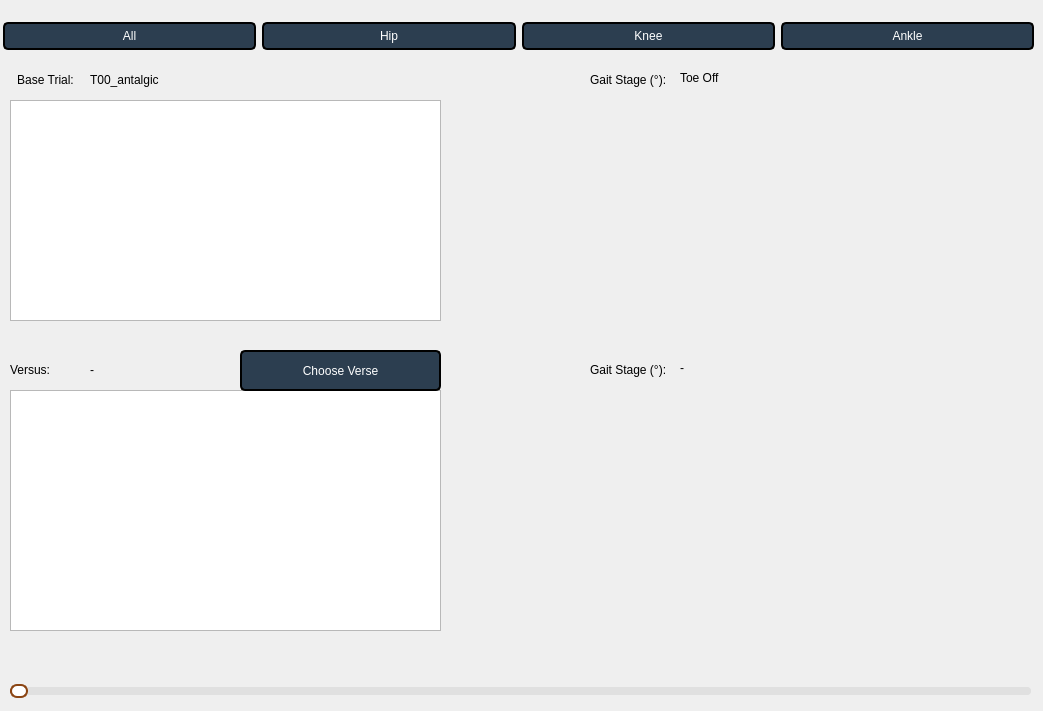
    <widget class="QWidget" name="analyticsPage">
     <widget class="QTableWidget" name="baseTrialTable">
      <property name="geometry">
       <rect>
        <x>10</x>
        <y>100</y>
        <width>431</width>
        <height>221</height>
       </rect>
      </property>
     </widget>
     <widget class="QTableWidget" name="versusTrialTable">
      <property name="geometry">
       <rect>
        <x>10</x>
        <y>390</y>
        <width>431</width>
        <height>241</height>
       </rect>
      </property>
     </widget>
     <widget class="QWidget" name="baseTrialChart" native="true">
      <property name="geometry">
       <rect>
        <x>450</x>
        <y>100</y>
        <width>581</width>
        <height>221</height>
       </rect>
      </property>
     </widget>
     <widget class="QWidget" name="versusTrialChart" native="true">
      <property name="geometry">
       <rect>
        <x>450</x>
        <y>390</y>
        <width>581</width>
        <height>241</height>
       </rect>
      </property>
     </widget>
     <widget class="QSlider" name="comparativeSlider">
      <property name="geometry">
       <rect>
        <x>10</x>
        <y>680</y>
        <width>1021</width>
        <height>22</height>
       </rect>
      </property>
      <property name="styleSheet">
       <string notr="true">QSlider::groove:horizontal {
    border: none;
    height: 8px;
    background: #E0E0E0;  /* Light gray background */
    border-radius: 4px;   /* Rounded groove */
}

QSlider::sub-page:horizontal {
    background: #8B4513;  /* Brown progress bar */
    border-radius: 4px;
}

QSlider::add-page:horizontal {
    background: #E0E0E0;  /* Gray remaining bar */
    border-radius: 4px;
}

QSlider::handle:horizontal {
    background: white;
    border: 2px solid #8B4513;  /* Brown border */
    width: 14px;
    height: 14px;
    border-radius: 7px;   /* Circular handle */
    margin: -3px 0;       /* Center handle */
}

QSlider::handle:horizontal:hover {
    background: #8B4513;  /* Brown on hover */
    border: 2px solid #5C3317;
}

QSlider::handle:horizontal:pressed {
    background: #5C3317;
    border: 2px solid #3D2309;
}
</string>
      </property>
      <property name="orientation">
       <enum>Qt::Horizontal</enum>
      </property>
     </widget>
     <widget class="QLabel" name="baseGSLabel">
      <property name="geometry">
       <rect>
        <x>590</x>
        <y>60</y>
        <width>90</width>
        <height>39</height>
       </rect>
      </property>
      <property name="styleSheet">
       <string notr="true">font: 8pt &quot;Microsoft JhengHei UI&quot;;</string>
      </property>
      <property name="text">
       <string>Gait Stage (°): </string>
      </property>
     </widget>
     <widget class="QLabel" name="versusGSLabel">
      <property name="geometry">
       <rect>
        <x>590</x>
        <y>350</y>
        <width>90</width>
        <height>39</height>
       </rect>
      </property>
      <property name="styleSheet">
       <string notr="true">font: 8pt &quot;Microsoft JhengHei UI&quot;;</string>
      </property>
      <property name="text">
       <string>Gait Stage (°): </string>
      </property>
     </widget>
     <widget class="QLabel" name="baseTrialValue">
      <property name="geometry">
       <rect>
        <x>90</x>
        <y>60</y>
        <width>151</width>
        <height>39</height>
       </rect>
      </property>
      <property name="styleSheet">
       <string notr="true">font: 8pt &quot;Microsoft JhengHei UI&quot;;</string>
      </property>
      <property name="text">
       <string>T00_antalgic</string>
      </property>
     </widget>
     <widget class="QLabel" name="versusTrialValue">
      <property name="geometry">
       <rect>
        <x>90</x>
        <y>350</y>
        <width>151</width>
        <height>39</height>
       </rect>
      </property>
      <property name="text">
       <string>-</string>
      </property>
     </widget>
     <widget class="QLabel" name="baseTrialLabel">
      <property name="geometry">
       <rect>
        <x>10</x>
        <y>60</y>
        <width>71</width>
        <height>39</height>
       </rect>
      </property>
      <property name="styleSheet">
       <string notr="true">font: 8pt &quot;Microsoft JhengHei UI&quot;;</string>
      </property>
      <property name="text">
       <string>Base Trial:</string>
      </property>
      <property name="alignment">
       <set>Qt::AlignCenter</set>
      </property>
     </widget>
     <widget class="QLabel" name="baseTrialLabel_2">
      <property name="geometry">
       <rect>
        <x>10</x>
        <y>350</y>
        <width>71</width>
        <height>39</height>
       </rect>
      </property>
      <property name="styleSheet">
       <string notr="true">font: 8pt &quot;Microsoft JhengHei UI&quot;;</string>
      </property>
      <property name="text">
       <string>Versus:</string>
      </property>
      <property name="alignment">
       <set>Qt::AlignLeading|Qt::AlignLeft|Qt::AlignVCenter</set>
      </property>
     </widget>
     <widget class="QPushButton" name="newVerseButton">
      <property name="geometry">
       <rect>
        <x>240</x>
        <y>350</y>
        <width>201</width>
        <height>41</height>
       </rect>
      </property>
      <property name="styleSheet">
       <string notr="true">QPushButton {
    border: 2px solid black; /* Black border */
    border-radius: 5px; /* Optional: Rounded corners */
    padding: 5px;
    color: white; /* Text color */
    background-color: #2c3e50; /* Button background color */
}

QPushButton:hover {
    background-color: #34495e; /* Slightly darker on hover */
}
</string>
      </property>
      <property name="text">
       <string>Choose Verse</string>
      </property>
     </widget>
     <widget class="QWidget" name="layoutWidget">
      <property name="geometry">
       <rect>
        <x>3</x>
        <y>20</y>
        <width>1031</width>
        <height>32</height>
       </rect>
      </property>
      <layout class="QHBoxLayout" name="horizontalLayout_5">
       <item>
        <widget class="QPushButton" name="comparativeAllButton">
         <property name="styleSheet">
          <string notr="true">QPushButton {
    border: 2px solid black; /* Black border */
    border-radius: 5px; /* Optional: Rounded corners */
    padding: 5px;
    color: white; /* Text color */
    background-color: #2c3e50; /* Button background color */
}

QPushButton:hover {
    background-color: #34495e; /* Slightly darker on hover */
}
</string>
         </property>
         <property name="text">
          <string>All</string>
         </property>
         <property name="checkable">
          <bool>true</bool>
         </property>
         <property name="checked">
          <bool>true</bool>
         </property>
        </widget>
       </item>
       <item>
        <widget class="QPushButton" name="comparativeHipButton">
         <property name="enabled">
          <bool>true</bool>
         </property>
         <property name="styleSheet">
          <string notr="true">QPushButton {
    border: 2px solid black; /* Black border */
    border-radius: 5px; /* Optional: Rounded corners */
    padding: 5px;
    color: white; /* Text color */
    background-color: #2c3e50; /* Button background color */
}

QPushButton:hover {
    background-color: #34495e; /* Slightly darker on hover */
}
</string>
         </property>
         <property name="text">
          <string>Hip</string>
         </property>
         <property name="checkable">
          <bool>true</bool>
         </property>
         <property name="checked">
          <bool>false</bool>
         </property>
        </widget>
       </item>
       <item>
        <widget class="QPushButton" name="comparativeKneeButton">
         <property name="styleSheet">
          <string notr="true">QPushButton {
    border: 2px solid black; /* Black border */
    border-radius: 5px; /* Optional: Rounded corners */
    padding: 5px;
    color: white; /* Text color */
    background-color: #2c3e50; /* Button background color */
}

QPushButton:hover {
    background-color: #34495e; /* Slightly darker on hover */
}
</string>
         </property>
         <property name="text">
          <string>Knee</string>
         </property>
         <property name="checkable">
          <bool>true</bool>
         </property>
        </widget>
       </item>
       <item>
        <widget class="QPushButton" name="comparativeAnkleButton">
         <property name="styleSheet">
          <string notr="true">QPushButton {
    border: 2px solid black; /* Black border */
    border-radius: 5px; /* Optional: Rounded corners */
    padding: 5px;
    color: white; /* Text color */
    background-color: #2c3e50; /* Button background color */
}

QPushButton:hover {
    background-color: #34495e; /* Slightly darker on hover */
}
</string>
         </property>
         <property name="text">
          <string>Ankle</string>
         </property>
         <property name="checkable">
          <bool>true</bool>
         </property>
        </widget>
       </item>
      </layout>
     </widget>
     <widget class="QLabel" name="label">
      <property name="geometry">
       <rect>
        <x>680</x>
        <y>70</y>
        <width>351</width>
        <height>16</height>
       </rect>
      </property>
      <property name="styleSheet">
       <string notr="true">font: 8pt &quot;Microsoft JhengHei UI&quot;;</string>
      </property>
      <property name="text">
       <string>Toe Off</string>
      </property>
     </widget>
     <widget class="QLabel" name="label_5">
      <property name="geometry">
       <rect>
        <x>680</x>
        <y>360</y>
        <width>60</width>
        <height>16</height>
       </rect>
      </property>
      <property name="styleSheet">
       <string notr="true">font: 8pt &quot;Microsoft JhengHei UI&quot;;</string>
      </property>
      <property name="text">
       <string>-</string>
      </property>
     </widget>
    </widget>
